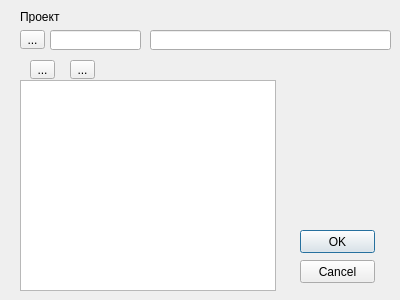
<?xml version="1.0" encoding="UTF-8"?>
<ui version="4.0">
 <class>ProjectRights</class>
 <widget class="QDialog" name="ProjectRights">
  <property name="geometry">
   <rect>
    <x>0</x>
    <y>0</y>
    <width>400</width>
    <height>300</height>
   </rect>
  </property>
  <property name="windowTitle">
   <string>Dialog</string>
  </property>
  <widget class="QLineEdit" name="le_IdProject">
   <property name="geometry">
    <rect>
     <x>50</x>
     <y>30</y>
     <width>91</width>
     <height>20</height>
    </rect>
   </property>
  </widget>
  <widget class="QLineEdit" name="le_NameProject">
   <property name="geometry">
    <rect>
     <x>150</x>
     <y>30</y>
     <width>241</width>
     <height>20</height>
    </rect>
   </property>
  </widget>
  <widget class="QLabel" name="label">
   <property name="geometry">
    <rect>
     <x>20</x>
     <y>10</y>
     <width>47</width>
     <height>13</height>
    </rect>
   </property>
   <property name="text">
    <string>Проект</string>
   </property>
  </widget>
  <widget class="QTableView" name="tV_listUsers">
   <property name="geometry">
    <rect>
     <x>20</x>
     <y>80</y>
     <width>256</width>
     <height>211</height>
    </rect>
   </property>
  </widget>
  <widget class="QToolButton" name="tb_select_plus">
   <property name="geometry">
    <rect>
     <x>30</x>
     <y>60</y>
     <width>25</width>
     <height>19</height>
    </rect>
   </property>
   <property name="text">
    <string>...</string>
   </property>
  </widget>
  <widget class="QPushButton" name="btn_OK">
   <property name="geometry">
    <rect>
     <x>300</x>
     <y>230</y>
     <width>75</width>
     <height>23</height>
    </rect>
   </property>
   <property name="text">
    <string>OK</string>
   </property>
  </widget>
  <widget class="QPushButton" name="btn_Cancel">
   <property name="geometry">
    <rect>
     <x>300</x>
     <y>260</y>
     <width>75</width>
     <height>23</height>
    </rect>
   </property>
   <property name="text">
    <string>Cancel</string>
   </property>
  </widget>
  <widget class="QToolButton" name="tb_select_minus">
   <property name="geometry">
    <rect>
     <x>70</x>
     <y>60</y>
     <width>25</width>
     <height>19</height>
    </rect>
   </property>
   <property name="text">
    <string>...</string>
   </property>
  </widget>
  <widget class="QToolButton" name="tb_Projects">
   <property name="geometry">
    <rect>
     <x>20</x>
     <y>30</y>
     <width>25</width>
     <height>19</height>
    </rect>
   </property>
   <property name="text">
    <string>...</string>
   </property>
  </widget>
  <action name="actionAdd">
   <property name="text">
    <string>Добавить</string>
   </property>
  </action>
  <action name="actionDelete">
   <property name="text">
    <string>Удалить</string>
   </property>
  </action>
  <action name="actionProperties">
   <property name="text">
    <string>Свойства пользователя</string>
   </property>
  </action>
 </widget>
 <resources/>
 <connections/>
</ui>
